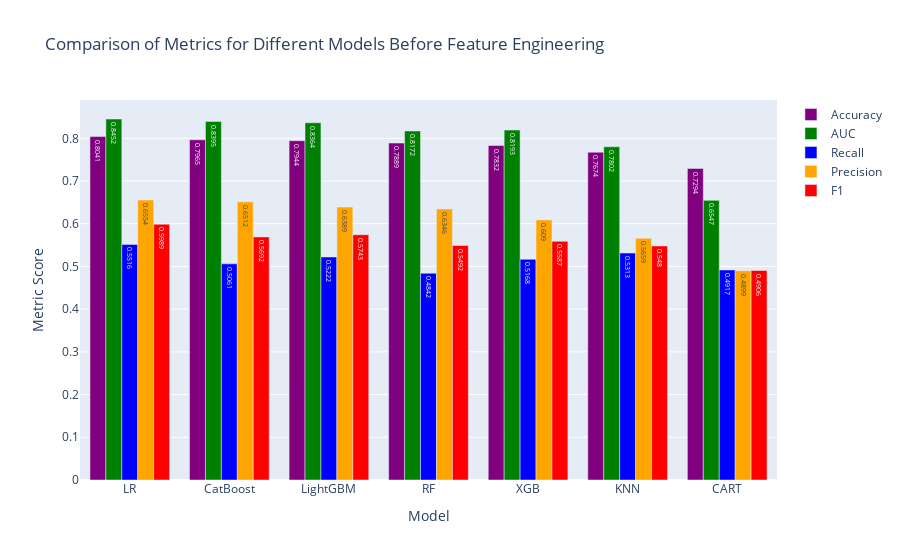

The notebook cell saved with this chart:
### Markdown cell above
# 16. Comparison of Metrics for Different Models Before Feature Engineering

### Code cell
# Dictionary containing the updated metric results
metrics = {
    "Model": ["LR", "KNN", "CART", "RF", "XGB", "LightGBM", "CatBoost"],
    "Accuracy": [base_models_metrics[0]['Accuracy'], base_models_metrics[1]['Accuracy'],
                 base_models_metrics[2]['Accuracy'], base_models_metrics[3]['Accuracy'],
                 base_models_metrics[4]['Accuracy'], base_models_metrics[5]['Accuracy'],
                 base_models_metrics[6]['Accuracy']],
    "AUC": [base_models_metrics[0]['AUC'], base_models_metrics[1]['AUC'],
            base_models_metrics[2]['AUC'], base_models_metrics[3]['AUC'],
            base_models_metrics[4]['AUC'], base_models_metrics[5]['AUC'],
            base_models_metrics[6]['AUC']],
    "Recall": [base_models_metrics[0]['Recall'], base_models_metrics[1]['Recall'],
               base_models_metrics[2]['Recall'], base_models_metrics[3]['Recall'],
               base_models_metrics[4]['Recall'], base_models_metrics[5]['Recall'],
               base_models_metrics[6]['Recall']],
    "Precision": [base_models_metrics[0]['Precision'], base_models_metrics[1]['Precision'],
                  base_models_metrics[2]['Precision'], base_models_metrics[3]['Precision'],
                  base_models_metrics[4]['Precision'], base_models_metrics[5]['Precision'],
                  base_models_metrics[6]['Precision']],
    "F1": [base_models_metrics[0]['F1'], base_models_metrics[1]['F1'],
           base_models_metrics[2]['F1'], base_models_metrics[3]['F1'],
           base_models_metrics[4]['F1'], base_models_metrics[5]['F1'],
           base_models_metrics[6]['F1']]
}

# Create a DataFrame from the updated metrics dictionary
results_df = pd.DataFrame(metrics)

# Sort the DataFrame by accuracy in descending order
results_df = results_df.sort_values(by="Accuracy", ascending=False)

# Create the figure for the graph
fig = go.Figure()

# Colors for the metrics
colors = ["purple", "green", "blue", "orange", "red"]

# Add traces for each metric in the specified order
for metric, color in zip(["Accuracy", "AUC", "Recall", "Precision", "F1"], colors):
    fig.add_trace(go.Bar(
        x=results_df["Model"],
        y=results_df[metric],
        marker_color=color,
        name=metric,
        text=results_df[metric],
        textposition='auto'
    ))

# Set axis labels and title
fig.update_layout(
    xaxis_title="Model",
    yaxis_title="Metric Score",
    title="Comparison of Metrics for Different Models Before Feature Engineering"
)

# Display the graph
fig.show(block=True)

### Figure 1 — Plotly figure (JSON) as saved in the notebook; plotly's stock layout.template omitted (floating-point values rounded to 4 significant figures)
{"data": [{"marker": {"color": "purple"}, "name": "Accuracy", "text": [0.8041, 0.7965, 0.7944, 0.7889, 0.7832, 0.7674, 0.7294], "textposition": "auto", "type": "bar", "x": ["LR", "CatBoost", "LightGBM", "RF", "XGB", "KNN", "CART"], "y": [0.8041, 0.7965, 0.7944, 0.7889, 0.7832, 0.7674, 0.7294]}, {"marker": {"color": "green"}, "name": "AUC", "text": [0.8452, 0.8395, 0.8364, 0.8172, 0.8193, 0.7802, 0.6547], "textposition": "auto", "type": "bar", "x": ["LR", "CatBoost", "LightGBM", "RF", "XGB", "KNN", "CART"], "y": [0.8452, 0.8395, 0.8364, 0.8172, 0.8193, 0.7802, 0.6547]}, {"marker": {"color": "blue"}, "name": "Recall", "text": [0.5516, 0.5061, 0.5222, 0.4842, 0.5168, 0.5313, 0.4917], "textposition": "auto", "type": "bar", "x": ["LR", "CatBoost", "LightGBM", "RF", "XGB", "KNN", "CART"], "y": [0.5516, 0.5061, 0.5222, 0.4842, 0.5168, 0.5313, 0.4917]}, {"marker": {"color": "orange"}, "name": "Precision", "text": [0.6554, 0.6512, 0.6389, 0.6346, 0.609, 0.5659, 0.4899], "textposition": "auto", "type": "bar", "x": ["LR", "CatBoost", "LightGBM", "RF", "XGB", "KNN", "CART"], "y": [0.6554, 0.6512, 0.6389, 0.6346, 0.609, 0.5659, 0.4899]}, {"marker": {"color": "red"}, "name": "F1", "text": [0.5989, 0.5692, 0.5743, 0.5492, 0.5587, 0.548, 0.4906], "textposition": "auto", "type": "bar", "x": ["LR", "CatBoost", "LightGBM", "RF", "XGB", "KNN", "CART"], "y": [0.5989, 0.5692, 0.5743, 0.5492, 0.5587, 0.548, 0.4906]}], "layout": {"title": {"text": "Comparison of Metrics for Different Models Before Feature Engineering"}, "xaxis": {"title": {"text": "Model"}}, "yaxis": {"title": {"text": "Metric Score"}}}}
